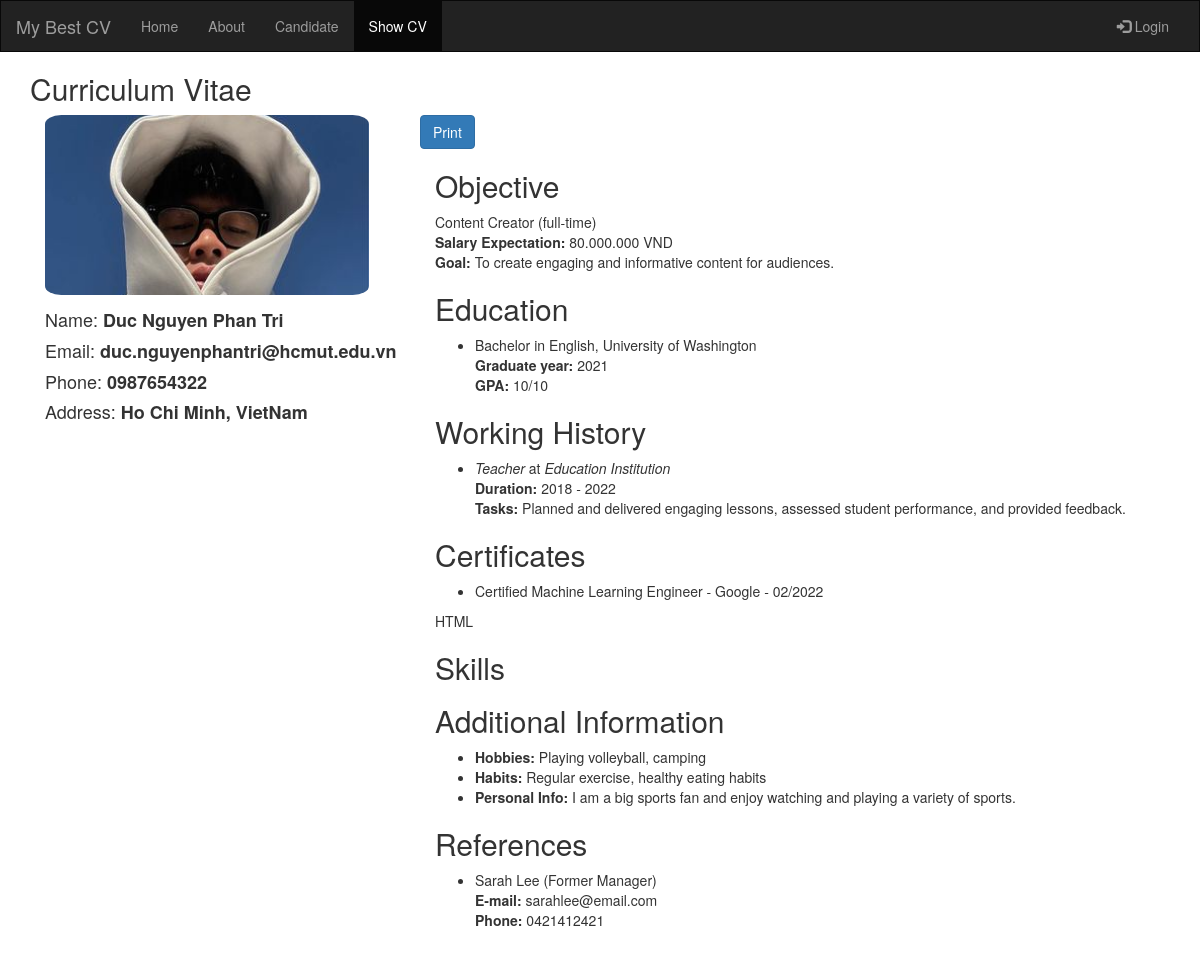
Page /?page=showCV&id=14 on the committed database.
### tables this page shows
CREATE TABLE `users` (
  `id` int(50) NOT NULL,
  `firstname` varchar(250) NOT NULL,
  `lastname` varchar(250) NOT NULL,
  `username` text NOT NULL,
  `password` text NOT NULL,
  `email` text NOT NULL,
  `phone` varchar(250) NOT NULL,
  `address` text NOT NULL,
  `avatar` text DEFAULT NULL,
  `last_login` datetime DEFAULT NULL,
  `type` tinyint(1) NOT NULL DEFAULT 0,
  `date_added` datetime NOT NULL DEFAULT current_timestamp(),
  `date_updated` datetime DEFAULT NULL ON UPDATE current_timestamp()
);

CREATE TABLE `resume` (
  `id` int(50) NOT NULL,
  `user_id` int(50) NOT NULL,
  `title` varchar(255) NOT NULL,
  `position` varchar(255) NOT NULL,
  `employment_type` varchar(255) NOT NULL,
  `desire_salary` int(10) NOT NULL,
  `goals` text NOT NULL,
  `date_added` datetime NOT NULL DEFAULT current_timestamp(),
  `date_updated` datetime DEFAULT NULL ON UPDATE current_timestamp()
);

CREATE TABLE `education` (
  `id` int(50) NOT NULL,
  `resume_id` int(50) NOT NULL,
  `user_id` int(50) NOT NULL,
  `school` varchar(250) NOT NULL,
  `degree` varchar(250) NOT NULL,
  `major` varchar(250) NOT NULL,
  `year` varchar(250) NOT NULL,
  `gpa` varchar(250) NOT NULL,
  `date_added` datetime NOT NULL DEFAULT current_timestamp(),
  `date_updated` datetime DEFAULT NULL ON UPDATE current_timestamp()
);

CREATE TABLE `working_history` (
  `id` int(11) NOT NULL,
  `resume_id` int(50) NOT NULL,
  `user_id` int(50) NOT NULL,
  `position` varchar(255) NOT NULL,
  `company_name` varchar(255) NOT NULL,
  `work_type` varchar(255) NOT NULL,
  `duration` varchar(255) NOT NULL,
  `tasks` text NOT NULL
);

CREATE TABLE `certificate` (
  `id` int(50) NOT NULL,
  `resume_id` int(50) NOT NULL,
  `user_id` int(50) NOT NULL,
  `title` varchar(250) NOT NULL,
  `organization` varchar(250) NOT NULL,
  `obtained_date` date NOT NULL,
  `expiration_date` date DEFAULT NULL,
  `date_added` datetime NOT NULL DEFAULT current_timestamp(),
  `date_updated` datetime DEFAULT NULL ON UPDATE current_timestamp()
);

CREATE TABLE `additional_information` (
  `id` int(11) NOT NULL,
  `resume_id` int(50) NOT NULL,
  `user_id` int(50) NOT NULL,
  `hobbies` text DEFAULT NULL,
  `habits` text DEFAULT NULL,
  `personal_info` text DEFAULT NULL
);

CREATE TABLE `reference` (
  `id` int(11) NOT NULL,
  `resume_id` int(50) NOT NULL,
  `user_id` int(50) NOT NULL,
  `name` varchar(250) NOT NULL,
  `email` text NOT NULL,
  `phone` varchar(250) NOT NULL,
  `relationship` text NOT NULL
);

### ShowCV.php (the view, shortened to what this page needs)
<!DOCTYPE html>
<html lang="en">
<head>
</head>
<body id="top">
    <div class="page-content bg-light">
        <div id="content">
            <div class="container" id="detail-of-candidate">
                <?php
                if (isset($_GET['id'])) {
                    $id = intval($_GET['id']);
                    require_once('database/db_connection.php');
                    $sql = "SELECT `avatar`, `firstname`, `lastname`, `email`, `phone`, `address` FROM `users` WHERE id = $id";
                    $result = $conn->query($sql);
                    $output = '
                    <h2 class="text-secondary ">Curriculum Vitae</h2>
                    <div class="container">
                        <div class="row justify-content-center">';
                    if (mysqli_num_rows($result) > 0) {
                        while ($row = $result->fetch_assoc()) {
                            $output .= '
                        <div class="col-md-4 mt-3" >
                            <div class="card border">
                                <img class="card-img-top border border-primary" src="' . $row['avatar'] . '" alt="" style="width:90%; border-radius: 5%;">
                                <div class="card-body" style="margin-top: 15px;">
                                    <h4 class="card-text">Name: <strong>' . $row['firstname'] . ' ' . $row['lastname'] . '</strong></h4>
                                    <h4 class="card-text">Email: <strong>' . $row['email'] . '</strong><i class="bi bi-envelope m-1"></i></h4>
                                    <h4 class="card-text">Phone: <strong>' . $row['phone'] . '</strong><i class="bi bi-telephone m-1"></i></h4>
                                    <h4 class="card-text">Address: <strong>' . $row['address'] . '</strong><i class="bi bi-geo-alt m-1"></i></h4>
                                </div>
                            </div>
                        </div>
                        <a href="./src/generate-pdf.php?id='. $id .'" class="btn btn-primary" style="align-self: center;">Print</a>
                        ';
                        }
                    }
                    $sql = "SELECT * FROM `resume` WHERE user_id = $id";
                    $result = $conn->query($sql);
                    if (mysqli_num_rows($result) > 0) {
                        while ($row = $result->fetch_assoc()) {
                            $salary = number_format($row['desire_salary']) . '.000.000 VND <i class="bi bi-cash"></i>';
                            $position = $row['position'] . ' (' . $row['employment_type'] . ')';
                            $output .= '
                        <div class="col-md-8 mb-2">
                            <div class="card">
                                <div class="card-body">
                                    <h2 class="card-title">Objective</h2>
                                    <p class="card-text">' . $position . '<br><strong>Salary Expectation: </strong>' . $salary . '<br><strong>Goal: </strong>' . $row['goals'] . '.</p>
                                </div>
                            </div>';
                        }
                    }
                    $sql = "SELECT * FROM `education` WHERE user_id = $id";
                    $result = $conn->query($sql);
                    if (mysqli_num_rows($result) > 0) {
                        $output .= '
                    <div class="card mt-2">
                        <div class="card-body">
                            <h2 class="card-title">Education</h2>
                            <ul>';
                        while ($row = $result->fetch_assoc()) {
                            $output .= '
                            <li>' . $row['degree'] . ' in ' . $row['major'] . ', ' . $row['school'] . '<br>'
                                . '<strong>Graduate year: </strong>' . $row['year'] . '<br>'
                                . '<strong>GPA: </strong>' . $row['gpa'] . '</li>
                        ';
                        }
                        $output .= '
                            </ul>
                        </div>
                    </div>';
                    }
                    $sql = "SELECT `position`, `company_name`, `duration`, `tasks` FROM `working_history` WHERE user_id = $id";
                    $result = $conn->query($sql);
                    if (mysqli_num_rows($result) > 0) {
                        $output .= '
                    <div class="card mt-2">
                        <div class="card-body">
                            <h2 class="card-title">Working History</h2>
                                <ul>';
                        while ($row = $result->fetch_assoc()) {
                            $output .= '
                            <li><em>' . $row['position'] . '</em> at <em>' . $row['company_name'] . '</em>
                            <br>' . '<strong>Duration: </strong>' . $row['duration'] . '
                            <br>' . '<strong>Tasks: </strong>' . $row['tasks'] . '</li>
                        ';
                        }
                        $output .= '
                            </ul>
                        </div>
                    </div>';
                    }
                    $sql = "SELECT `title`, `organization`, DATE_FORMAT(`obtained_date`, '%m/%Y') as `year` FROM `certificate` WHERE user_id = $id";
                    $result = $conn->query($sql);
                    if (mysqli_num_rows($result) > 0) {
                        $output .= '
                    <div class="card mt-2">
                        <div class="card-body">
                            <h2 class="card-title">Certificates</h2>
                                <ul>';
                        while ($row = $result->fetch_assoc()) {
                            $output .= '
                            <li>' . $row['title'] . ' - ' . $row['organization'] . ' - ' . $row['year'] . '</li>
                        ';
                        }
                        $output .= '
                            </ul>
                        </div>
                    </div>';
                }
                $sql = "SELECT `skill` FROM `skill` WHERE user_id = $id AND `skill` <> ''";
                $result = $conn->query($sql);
                if (mysqli_num_rows($result) > 0) {
                    $Skills = '';
                    while ($row = $result->fetch_assoc()) {
                        $delimiter = empty($Skills) ? '' : ' <i class="bi bi-dot"></i> ';
                        $Skills .= $delimiter . $row['skill'];
                        }
                        $output .= '
                        <div class="card mt-2">
                            <div class="card-body">
                                <p>' . $Skills . '</p>
                                <h2 class="card-title">Skills</h2>
                            </div>
                        </div>';
                    }
                    $sql = "SELECT `hobbies`, `habits`, `personal_info` FROM `additional_information` WHERE user_id = $id";
                    $result = $conn->query($sql);
                    if (mysqli_num_rows($result) > 0) {
                        $output .= '
                    <div class="card mt-2">
                        <div class="card-body">
                            <h2 class="card-title">Additional Information</h2>
                                <ul>';
                        while ($row = $result->fetch_assoc()) {
                            $output .= '
                            <li>' . '<strong>Hobbies: </strong>' . $row['hobbies'] . '</li><li><strong>Habits: </strong>' . $row['habits'] . '</li><li><strong>Personal Info: </strong>' . $row['personal_info'] . '</li>
                        ';
                        }
                        $output .= '
                            </ul>
                        </div>
                    </div>';
                    }
                    $sql = "SELECT *  FROM `reference` WHERE user_id = $id";
                    $result = $conn->query($sql);
                    if (mysqli_num_rows($result) > 0) {
                        $output .= '
                    <div class="card mt-2">
                        <div class="card-body">
                            <h2 class="card-title">References</h2>
                                <ul>';
                        while ($row = $result->fetch_assoc()) {
                            $output .= '
                            <li>' . $row['name'] . ' (' . $row['relationship'] . ') <br>' . '<strong>E-mail: </strong>' . $row['email'] . '<i class="bi bi-envelope m-1"></i><br><strong>Phone: </strong>' . $row['phone'] . '<i class="bi bi-telephone m-1"></i></li><br/>
                        ';
                        }
                        $output .= '
                            </ul>
                        </div>
                    </div>';
                    }
                    $output .= '
                        </div>
                    </div>
                </div>
                ';
                    echo $output;
                }
                ?>
            </div>
        </div>
    </div>
</body>
</html>

### css/styles.css (style rules this page uses)
.row { margin-bottom: 14px; }
.card-img-top { width: 100%; height: 15vw; object-fit: cover; }

### rows in the picture
users: avatar (picture), firstname "Duc", lastname "Nguyen Phan Tri", email "duc.nguyenphantri@hcmut.edu.vn", phone "0987654322", address "Ho Chi Minh, VietNam"
resume: position "Content Creator (full-time)", desire_salary "80", goals "To create engaging and informative content for audiences"
education: degree "Bachelor", major "English", school "University of Washington", year "2021", gpa "10/10"
working_history: position "Teacher", company_name "Education Institution", duration "2018 - 2022", tasks "Planned and delivered engaging lessons, assessed student performance, and provided feedback."
certificate: title "Certified Machine Learning Engineer", organization "Google", year "02/2022"
additional_information: hobbies "Playing volleyball, camping", habits "Regular exercise, healthy eating habits", personal_info "I am a big sports fan and enjoy watching and playing a variety of sports."
reference: name "Sarah Lee", relationship "Former Manager", email "sarahlee@email.com", phone "0421412421"

### other values in the picture
$Skills "HTML"
